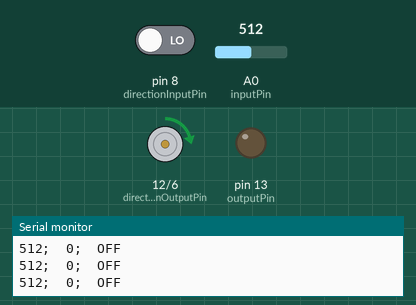
Recording of a sketch running on a simulated Arduino Uno, built with avr-gcc and run on an emulated ATmega328P. Parts: direction and speed pins drawn as motors (green arrow = direction pin HIGH = forward, orange = LOW = backward, longer = more drive), output pins drawn as LEDs (lit = HIGH), the last lines printed to the serial monitor. Dashed ring = blinking. The inputs (shaded band) are chosen by the test bench; at power-on: pin 8 (directionInputPin) LOW, A0 (inputPin) = 512.

Above: at 2.2 s.
2.3 s: pin 8 (directionInputPin) driven HIGH
At 3.0 s:
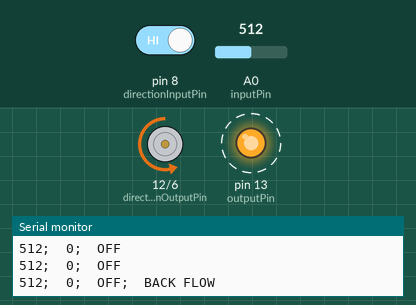
At 3.39 s:
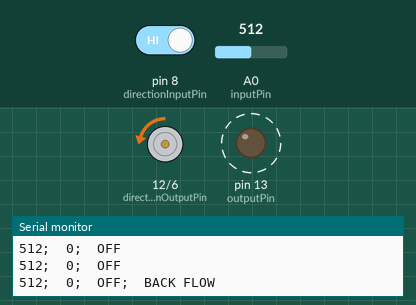
5.3 s: pin 8 (directionInputPin) driven LOW
At 6.2 s:
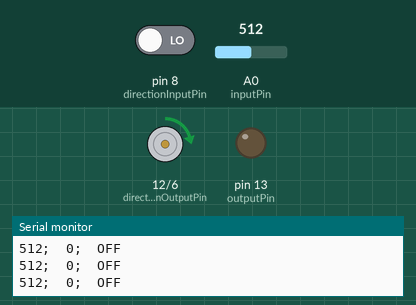
7.0 s: A0 (inputPin) set to 111
10.0 s: A0 (inputPin) set to 94
Timing chart, 0 to 12.5 s (numbered marks = the images above; inputs shaded):
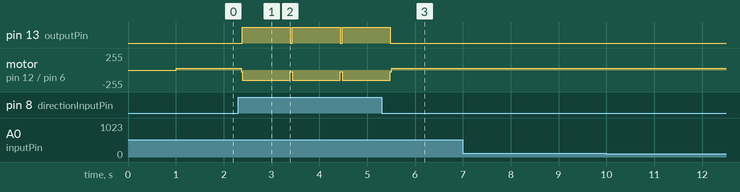

The sketch:

arduino-pulse_detector-pump_control.ino
```cpp
// rev 20210902
const int inputPin = A0;
const int outputPin = 13;
const int PWMoutputPin = 6; // pin 5 and 6 has a PWM output of 980 Hz on Arduino Uno, double than the other PWM pins
// this is the flow of the pump, from 0 to 255
const int PWMoutputValue = 25; // 0-255
const int directionInputPin = 8;
const int directionOutputPin = 12;
const int inputThresholdHigh = 100;
const int inputThresholdLow = 30;
const int maxTimeToOff = 650;
const int sleepDuration = 100;
const boolean invertedFlowBefore = false;
const int invertedFlowBeforeDuration = 100;
const boolean invertedFlowAfter = true;
const int invertedFlowAfterDuration = 200;
// how many voltage changes should be observed before starting the spray
const int observedTransientsMinimum = 2;

int inputStatus = 0;
int statusOnOff = 0;
int statusOnOffPrevious = 0;
int timeToOff = 0;
int inputStatusPrevious = -1;
int observedTransients = 0;

void setup() {
  // initialize serial communication at 2*9600 bits per second:
  Serial.begin(19200);
  // initialize digital pin enablePort as an output.
  pinMode(outputPin, OUTPUT);
  disable(); delay(1000);
  pinMode(directionOutputPin, OUTPUT);
  pinMode(directionInputPin, INPUT);
  analogWrite(PWMoutputPin, PWMoutputValue);
}

void loop() {
  int inputValue = analogRead(inputPin);
  if (inputValue > inputThresholdHigh) {
    inputStatus = 1;
  }
  if (inputValue < inputThresholdLow) {
    inputStatus = 0;
  }
  // check if inputStatus changed
  if (inputStatusPrevious == -1 || inputStatus == inputStatusPrevious) {
    timeToOff = max(timeToOff - sleepDuration, 0);
  } else {
    // some times, movement of any motor (X, Y or Z) triggers a voltage step in the extruder cable (e.g. initial auto homing), causing a false positive
    observedTransients = observedTransients + 1;
    if (observedTransients > observedTransientsMinimum) {
      timeToOff = maxTimeToOff;
    }
  }
  // store inputStatus value
  inputStatusPrevious = inputStatus;
  Serial.print(inputValue);
  Serial.print(";\t");
  Serial.print(timeToOff);
  // detect status
  if (timeToOff == 0) {
    statusOnOff = 0;
    Serial.print(";\tOFF");
    // apply OFF status
    disable();
    //analogWrite(outputPin,0); delay(2);
  } else {
    statusOnOff = 1;
    Serial.print(";\tON");
    // apply ON status
    enable();
    //analogWrite(outputPin,255); delay(2);
  }
  if (statusOnOff > statusOnOffPrevious) {
    Serial.print(";\t GOING ON");
    // pull back shortly for stirring the solution before spraying
    if (invertedFlowBefore) {
      Serial.print(";\tBACK FLOW");
      disable();
      digitalWrite(directionOutputPin, LOW);
      // maybe is good to have some time off at direction changes
      delay(20);
      enable();
      delay(invertedFlowBeforeDuration);
      // reestablish the normal pump direction
      disable();
      digitalWrite(directionOutputPin, HIGH);
      // maybe is good to have some time off at direction changes
      delay(20);
      enable();
    }
  }

  if (statusOnOff < statusOnOffPrevious) {
    Serial.print(";\tGOING OFF");
    // reset the counter
    observedTransients = 0;
    // pull back shortly for avoiding a thin tail of spray
    if (invertedFlowAfter) {
      Serial.print(";\tBACK FLOW");
      disable();
      digitalWrite(directionOutputPin, LOW);
      // maybe is good to have some time off at direction changes
      delay(20);
      enable();
      delay(invertedFlowAfterDuration);
      disable();
      digitalWrite(directionOutputPin, HIGH); delay(2);
    }
  }
  // store status
  statusOnOffPrevious = statusOnOff;
  if (digitalRead(directionInputPin) == HIGH) {
    Serial.print(";\tBACK FLOW");
    // button is pressed, pulses of inverted flow direction
    disable();
    digitalWrite(directionOutputPin, LOW);
    // maybe is good to have some time off at direction changes
    delay(20);
    analogWrite(PWMoutputPin, 150);
    enable();
    delay(1000);
    analogWrite(PWMoutputPin, PWMoutputValue);
    disable();
    // maybe is good to have some time off at direction changes
    delay(20);
  } else {
    // button is not pressed, normal flow direction
    digitalWrite(directionOutputPin, HIGH); delay(2);
    delay(sleepDuration);
  }
  Serial.println();
}

void enable(){
  //analogWrite(outputPin, 255);
  digitalWrite(outputPin, HIGH);
  delay(2);
}

void disable(){
  //analogWrite(outputPin, 0);
  digitalWrite(outputPin, LOW);
  delay(2);
}
```

Measured:
- after the input at 2.3 s, pin 13 (outputPin): alternates HIGH for 1.0 s and LOW for 0.05 s, starting after 0.08 s; motor on pin 12 (directionOutputPin) / pin 6 (PWMoutputPin): forward 25/255 → backward 150/255 after 0.06 s
- after the input at 5.3 s, pin 13 (outputPin): goes on until 5.5 s, then stays LOW
